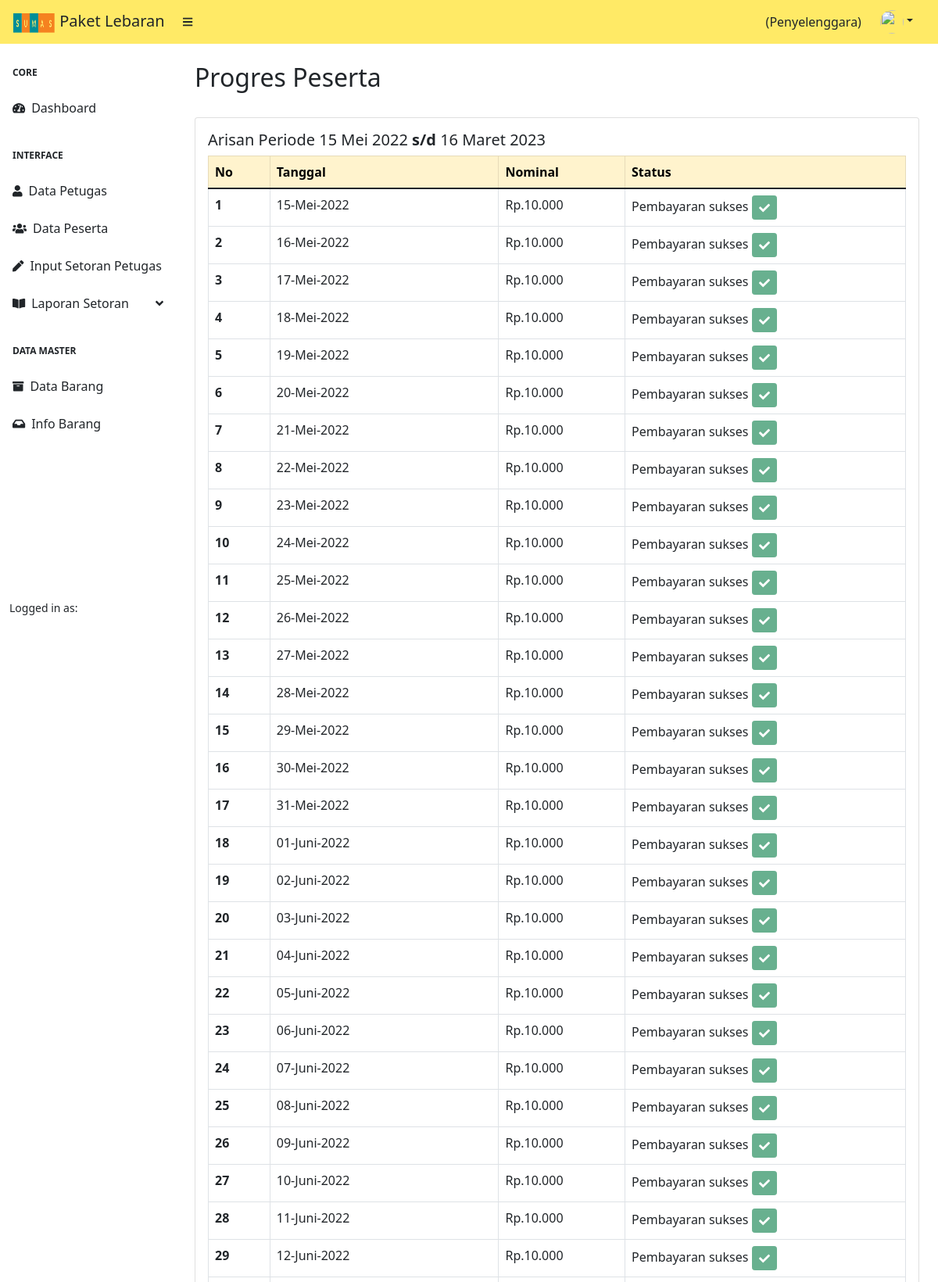
Screenshot of /penyelenggara/progres_peserta/106 (upper part) with the database file from the repository.
### tables this page shows
CREATE TABLE `penyelenggara` (
  `id` int(11) NOT NULL,
  `nama_lengkap` varchar(225) NOT NULL,
  `alamat` varchar(225) NOT NULL,
  `no_hp` varchar(20) NOT NULL,
  `username` varchar(255) NOT NULL,
  `image` varchar(225) NOT NULL,
  `password` varchar(255) NOT NULL,
  `tanggal_mulai` date DEFAULT current_timestamp(),
  `tanggal_selesai` date DEFAULT NULL
);

CREATE TABLE `pembayaran` (
  `id` int(11) NOT NULL,
  `id_user` int(11) NOT NULL,
  `nama_lengkap` varchar(225) NOT NULL,
  `tanggal` date NOT NULL,
  `nominal` decimal(15,2) NOT NULL,
  `bukti` varchar(225) NOT NULL,
  `status` varchar(50) NOT NULL
);

### application/controllers/Penyelenggara.php (called while the page is built, shortened)
<?php
class Penyelenggara extends CI_Controller
{
    public function __construct()
    {
        $this->load->model('M_DataMaster');
        $this->load->model('M_Penyelenggara');
        $this->load->library('form_validation');
    }
    public function progres_peserta($id_peserta = null)
    {
        $data['title'] = 'Progres Peserta';
        $data['user'] = $this->db->get_where('penyelenggara', ['username' => $this->session->userdata('username')])->row_array();
        $data['rows'] = $this->M_Penyelenggara->getDataProgres($id_peserta)->result();
        $id_user = $id_peserta;
        $data['harga_barang'] = $this->db->query("SELECT SUM(harga_beli) AS total, SUM(harga) AS harga_barang, tabungan FROM target_barang JOIN barang ON barang.id = target_barang.id_barang JOIN user ON target_barang.id_user = user.id WHERE id_user = $id_user")->row();
        $this->db->join('petugas', 'petugas.id_penyelenggara = penyelenggara.id');
        $this->db->join('user', 'user.id_petugas = petugas.id');
        $this->db->where('user.id', $id_user);
        $data['penyelenggara'] = $this->db->get('penyelenggara')->row();
        $this->load->view('templates/header', $data);
        $this->load->view('templates/sidebar_penyelenggara', $data);
        $this->load->view('peserta/progres', $data);
        $this->load->view('templates/footer');
    }
}

### index.php (called while the page is built, shortened)
<?php
require_once BASEPATH.'core/CodeIgniter.php';

### application/helpers/bumdes_helper.php (called while the page is built, shortened)
<?php
function cari_tanggal($tanggal)
{
    $bulan = '';
    switch (date('n',strtotime($tanggal))) {
        case 3: $bulan = 'Maret'; break;
        case 5: $bulan = 'Mei'; break;
    }
    return date('j',strtotime($tanggal))." $bulan ".date('Y',strtotime($tanggal));
}

### application/models/M_Penyelenggara.php (called while the page is built, shortened)
<?php
class M_Penyelenggara extends CI_Model
{
    public function getDataProgres($id_peserta = null)
    {
        $this->db->select('*, pembayaran.status as status_pembayaran');
        $this->db->from('pembayaran');
        $this->db->join('user', 'user.nama_lengkap = pembayaran.nama_lengkap', 'left');
        $this->db->where('user.id', $id_peserta);
        return $this->db->get();
    }
}

### application/views/peserta/progres.php (the view, shortened to what this page needs)
<?php
function tgl_indo($tgl)
{
    $tanggal = substr($tgl, 8, 2);
    $bulan = getBulan(substr($tgl, 5, 2));
    $tahun = substr($tgl, 0, 4);
    return $tanggal . '-' . $bulan . '-' . $tahun;
}
function getBulan($bln)
{
    switch ($bln) {
        case 1:
            return "Januari";
            break;
        case 2:
            return "Februari";
            break;
        case 3:
            return "Maret";
            break;
        case 5:
            return "Mei";
            break;
        case 6:
            return "Juni";
            break;
        case 7:
            return "Juli";
            break;
        case 8:
            return "Agustus";
            break;
        case 9:
            return "September";
            break;
        case 10:
            return "Oktober";
            break;
        case 11:
            return "November";
            break;
        case 12:
            return "Desember";
            break;
    }
}
?>
<div id="layoutSidenav_content">
    <main>
        <div class="container-fluid px-4">
            <h2 class="mt-4"><?= $title;  ?></h2>
            <div class="row">
                <div class="col-md-12">
                    <div class="card mb-4">
                        <div class="card-body">
                            <h5>Arisan Periode <?= cari_tanggal($penyelenggara->tanggal_mulai) . '<b> s/d </b>' . cari_tanggal($penyelenggara->tanggal_selesai) ?></h5>
                            <table class="table table-bordered" id="dataTable">
                                <thead>
                                    <tr class="table-warning">
                                        <th>No</th>
                                        <th>Tanggal</th>
                                        <th>Nominal</th>
                                        <th>Status</th>
                                    </tr>
                                </thead>
                                <tbody>
                                    <?php
                                    $count = 0;
                                    foreach ($rows as $row) : $count = $count + 1; ?>
                                        <tr>
                                            <th scope="row"><?= $count ?></th>
                                            <?php $tgl = tgl_indo($row->tanggal) ?>
                                            <td><?= $tgl ?></td>
                                            <td>Rp.<?= number_format($row->nominal, 0, ',', '.'); ?></td>
                                            <td>
                                                <?php if ($row->status_pembayaran == 'sukses') : ?>
                                                    Pembayaran sukses <button class="btn btn-sm btn-success" disabled><i class="fas fa-check"></i></button>
                                                <?php else : ?>
                                                    Menunggu Konfirmasi
                                                <?php endif; ?>
                                            </td>
                                        </tr>
                                        <?php
                                    endforeach;
                                        ?>
                                </tbody>
                            </table>
                        </div>
                    </div>
                </div>
            </div>
        </div>
    </main>

### rows the page displays
penyelenggara: tanggal_mulai "15 Mei 2022", tanggal_selesai "16 Maret 2023"
pembayaran: tanggal "15-Mei-2022", nominal "10.000", status "Pembayaran sukses"
pembayaran: tanggal "16-Mei-2022", nominal "10.000", status "Pembayaran sukses"
pembayaran: tanggal "17-Mei-2022", nominal "10.000", status "Pembayaran sukses"
pembayaran: tanggal "18-Mei-2022", nominal "10.000", status "Pembayaran sukses"
pembayaran: tanggal "19-Mei-2022", nominal "10.000", status "Pembayaran sukses"
pembayaran: tanggal "20-Mei-2022", nominal "10.000", status "Pembayaran sukses"
pembayaran: tanggal "21-Mei-2022", nominal "10.000", status "Pembayaran sukses"
pembayaran: tanggal "22-Mei-2022", nominal "10.000", status "Pembayaran sukses"
pembayaran: tanggal "23-Mei-2022", nominal "10.000", status "Pembayaran sukses"
pembayaran: tanggal "24-Mei-2022", nominal "10.000", status "Pembayaran sukses"
pembayaran: tanggal "25-Mei-2022", nominal "10.000", status "Pembayaran sukses"
pembayaran: tanggal "26-Mei-2022", nominal "10.000", status "Pembayaran sukses"
pembayaran: tanggal "27-Mei-2022", nominal "10.000", status "Pembayaran sukses"
pembayaran: tanggal "28-Mei-2022", nominal "10.000", status "Pembayaran sukses"
pembayaran: tanggal "29-Mei-2022", nominal "10.000", status "Pembayaran sukses"
pembayaran: tanggal "30-Mei-2022", nominal "10.000", status "Pembayaran sukses"
pembayaran: tanggal "31-Mei-2022", nominal "10.000", status "Pembayaran sukses"
pembayaran: tanggal "01-Juni-2022", nominal "10.000", status "Pembayaran sukses"
pembayaran: tanggal "02-Juni-2022", nominal "10.000", status "Pembayaran sukses"
pembayaran: tanggal "03-Juni-2022", nominal "10.000", status "Pembayaran sukses"
pembayaran: tanggal "04-Juni-2022", nominal "10.000", status "Pembayaran sukses"
pembayaran: tanggal "05-Juni-2022", nominal "10.000", status "Pembayaran sukses"
pembayaran: tanggal "06-Juni-2022", nominal "10.000", status "Pembayaran sukses"
pembayaran: tanggal "07-Juni-2022", nominal "10.000", status "Pembayaran sukses"
pembayaran: tanggal "08-Juni-2022", nominal "10.000", status "Pembayaran sukses"
pembayaran: tanggal "09-Juni-2022", nominal "10.000", status "Pembayaran sukses"
pembayaran: tanggal "10-Juni-2022", nominal "10.000", status "Pembayaran sukses"
pembayaran: tanggal "11-Juni-2022", nominal "10.000", status "Pembayaran sukses"
pembayaran: tanggal "12-Juni-2022", nominal "10.000", status "Pembayaran sukses"

### other values shown
$title "Progres Peserta"
